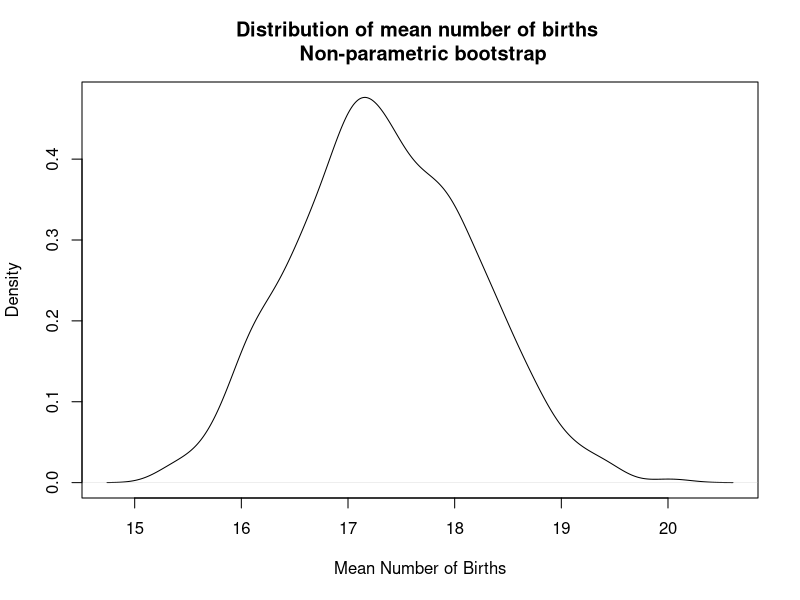
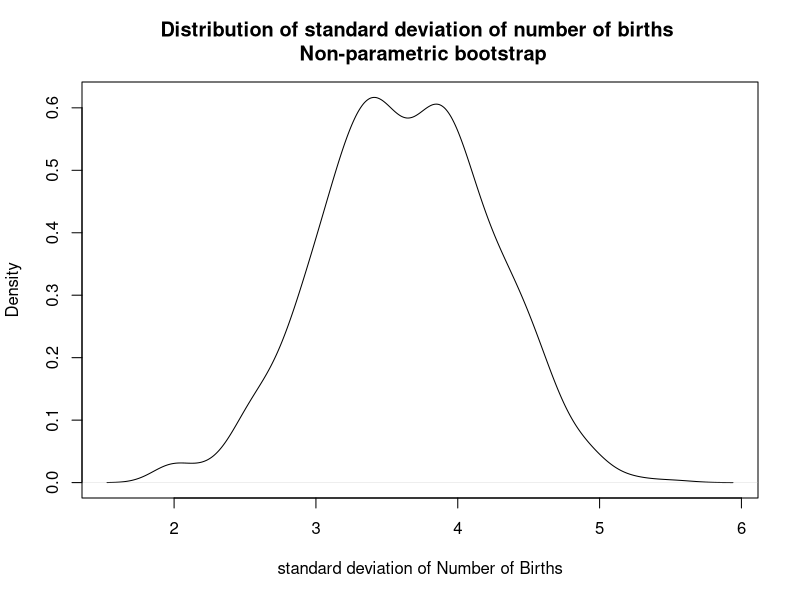
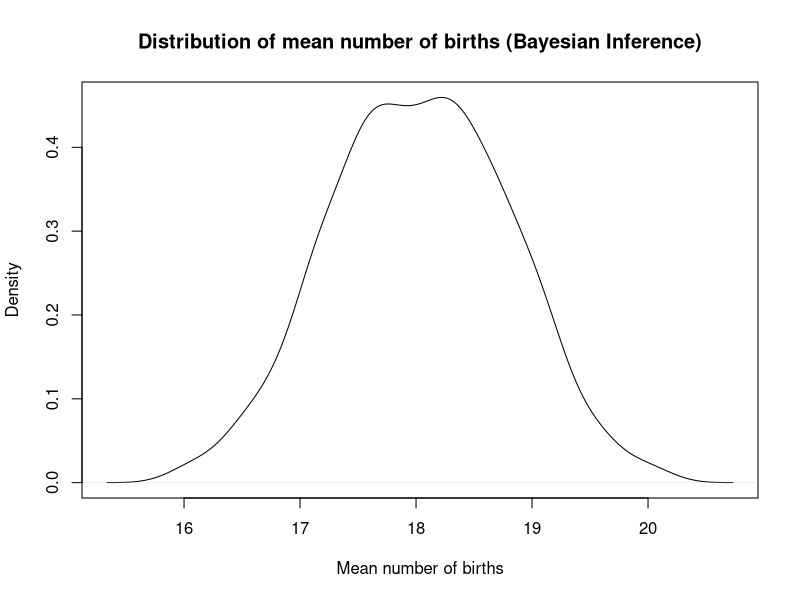
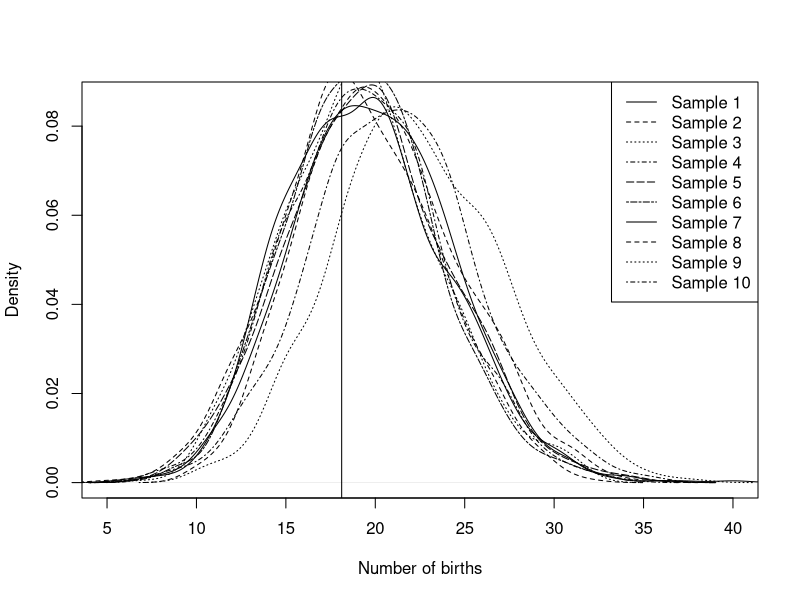
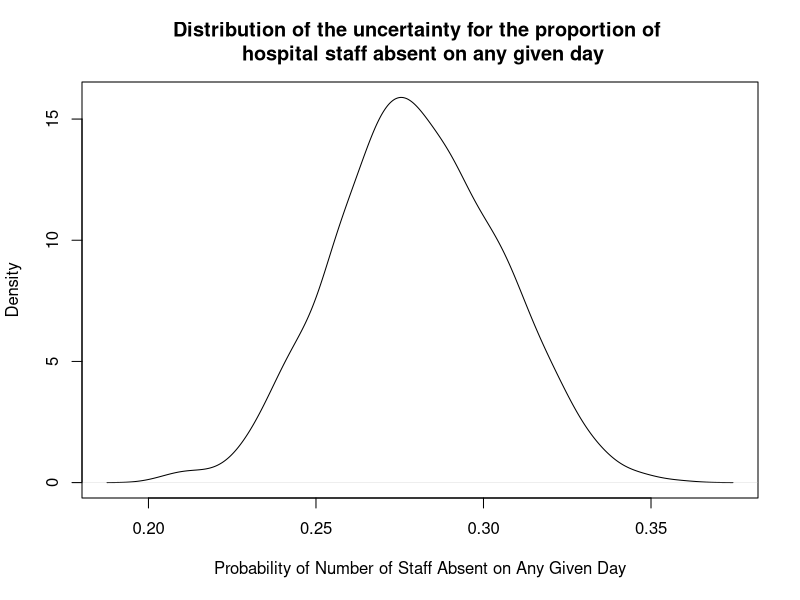
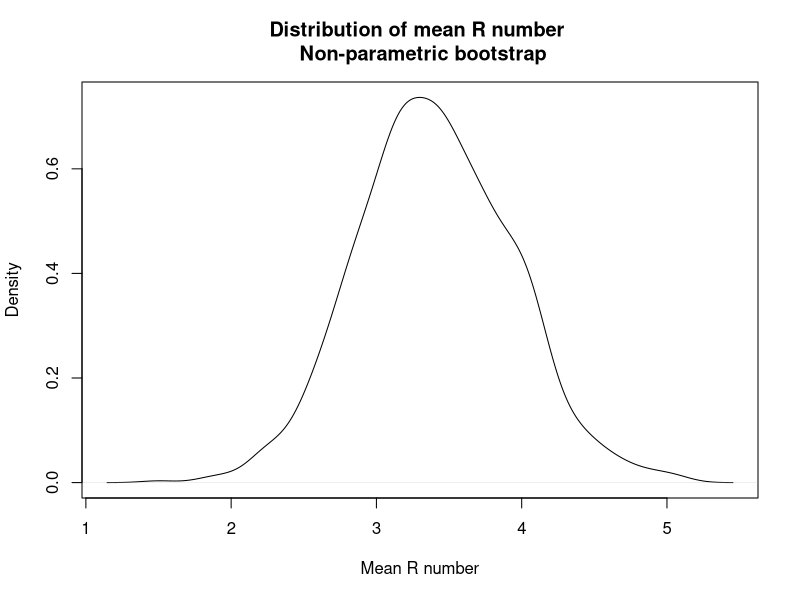
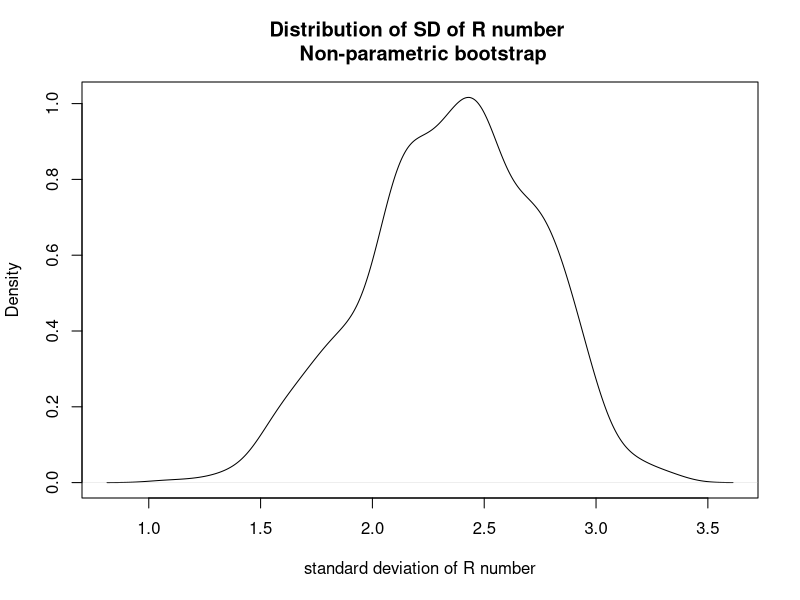
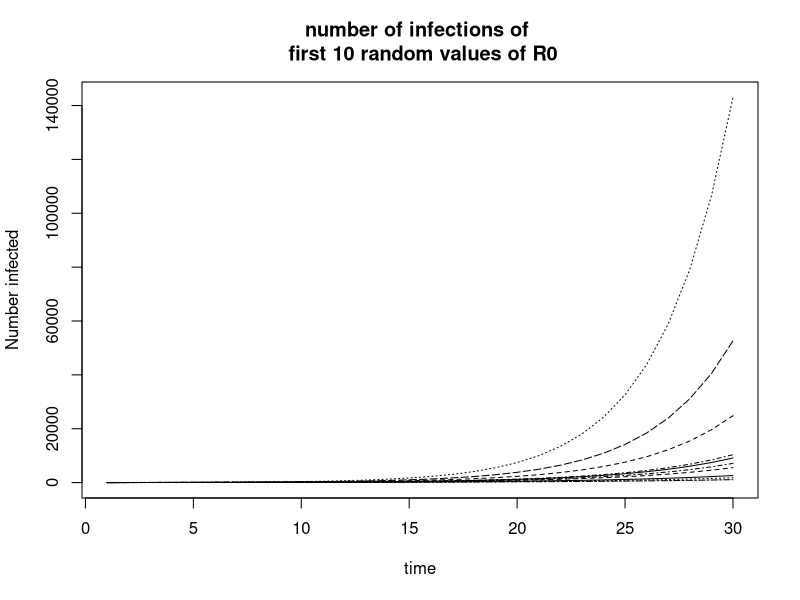

Write the R code that produced these figures, in order.
########## Revision 23/04/24 ##########

###### 2022 Past Paper #####

### 1 ###

# bootstrapping allows us to quantify the uncertainty associated with the mean number of
# births the distribution of the parameters is unknown but we are given
# data so we use non parametric bootstrapping
# we will perform a large number n, bootstrap resamples of the given data (with replacement)


no_births = c(18, 18, 17, 15, 17, 26, 23, 11, 22, 14, 19, 18, 17, 17, 16, 14, 14, 11, 21, 19)

npbs<-function(x,b){
  y<-array(dim = c(b,2))
  for(i in 1:b){
    y[i,1]<-mean(sample(x,length(x),replace=TRUE))
    y[i,2]<-sd(sample(x,length(x),replace = TRUE))
  }
  y}

# Run model and plot results 
non_para_births <-npbs(no_births,1000)

plot(density(non_para_births[,1]), xlab="Mean Number of Births", main="Distribution of mean number of births \n Non-parametric bootstrap")
plot(density(non_para_births[,2]), xlab="standard deviation of Number of Births", main="Distribution of standard deviation of number of births \n Non-parametric bootstrap")



mean(non_para_births[,1])
mean(non_para_births[,2])

quantile(non_para_births[,1], probs=seq(0,1,0.025))
quantile(non_para_births[,2], probs=seq(0,1,0.025))

# we can see that the estimated mean number of births is 17.346
# the 95% confidence interval for the mean number of births
# is (15.84875, 18.90125)
# we can be 95% confident that upon repeated sampling it is highly likely 
# that the true mean number of births lies in this interval
# the plot shows this as it has a peak at approximately 17.5

# we can see that the estimated standard deviation of number of births is 3.642
# the 95% confidence interval for the standard deviation of number of births
# is (2.491815 , 4.887302)
# we can be 95% confident that upon repeated sampling it is highly likely 
# that the true standard deviation of number of births lies in this interval

### 2 ### 

# we are given a rate of births per month so the gamma prior is the only 
# one we can use for rates
# it has a shape parameter and a rate parameter
# shape parameter alpha = 540 and rate of t = 30

alpha<-540
t<-30

rlambda<-rgamma(1000,alpha+1,t)
plot(density(rlambda), main = "Distribution of mean number of births (Bayesian Inference)", xlab = "Mean number of births")
mean(rlambda)
quantile(rlambda,seq(0,1,0.025))

# the mean number of babies born per day from the more recent survey is 18.036
# the 95% CI for the mean number born per day is (16.50809 , 19.64673)
# we can be 95% confident that the true mean number of babies born per day
# is in this interval upon repeated sampling
# the mean was lower in the previous study, i.e. the mean number of births has increased
# since 2015

### 3 ###

simul<-function(n1,n2){
  y<-array(dim=c(n1,n2));
  for(i in 1:n1){
    p<-rgamma(1,404,20);
    for(j in 1:n2){
      y[i,j]<-rpois(1,p)
    }
  }
  y
}

simulsamp = simul(10,1000)
plot(density(simulsamp[1,]), main=" ", xlim = range(simulsamp), xlab="Number of births")
for (i in 2:10){
  lines(density(simulsamp[i,]),lty=i)
}
leg<-c("Sample 1", "Sample 2","Sample 3", "Sample 4",
       "Sample 5", "Sample 6", "Sample 7", "Sample 8", "Sample 9", "Sample 10")
legend("topright",leg,lty=c(seq(1:10)))
abline(v=18.12)

for (i in 1:10) {
  print(quantile(simulsamp[i,],seq(0,1,0.025)))
  print(mean(simulsamp[i,]))
}

# the mean number of births are all around the same ~19
# the confidence intervals are all approximately the same width

# each curve has a peak which represents the mean number of births on any given day
# for each of the 10 simulations
# the locations of the peak along the x-axis varies between simulations 
# reflecting variability in the mean number of births
# this is due to the uncertainty in the birth rate

# the width of each curve shows the dispersion of the expected number of 
# births. a wider curve represents more variability in the number of births
# the curves further along the axis have a higher birth rate

### 4 ###

# we need to find the number of times the births each day exceed 29 for 
# each simulated 1000 days. 

greater_than_twenty_nine<-c()
for(i in 1:10){
  greater_than_twenty_nine[i]<-sum(simulsamp[i,]>29)/ncol(simulsamp)
}

greater_than_twenty_nine
mean(greater_than_twenty_nine)

# the average number of times the daily births exceed 29 over each of the
# ten 1000 day simulations is 2.222% 

### 5 ###

# need to have a prior of beta and a posterior of binomial
# so we need most of the values to be >0.22 with a peak in 
# the distribution at ~0.26

calc.b<-function(a, mode){
  b<-2-a+(a-1)/mode
  print(b)
}

P_B.a<-100
P_B.b<-calc.b(a=P_B.a, mode=0.28)

P_B<-rbeta(1000,P_B.a,P_B.b)

plot(density(P_B),xlab="Probability of Number of Staff Absent on Any Given Day", main = "Distribution of the uncertainty for the proportion of \n hospital staff absent on any given day")
qts<-seq(0,1,0.025)
quantile(P_B,qts)
mean(P_B)

# the mean proportion of hospital staff absent on any given day is 28.022%
# a 95% CI for the proportion of hospital staff absent on any given day is (0.231 , 0.328)
# we can be 95% confident that the true proportion of hospital staff absent on any given day
# is in this interval upon repeated sampling

# the hospital will not be able to handle as many newborns if the proportion of absentees is higher
# i.e. capacity is reduced
# the capacity is the affected parameter

### 6 ###

# a limitation is that the data given to us in Q1 could have been unrepresentative of the target population
# npbs might not characterise he tails of the distribution well given the small sample size
# the sample from q1 was quite small relative to the target population
# this would have meant the mean might not have been very accurate
# in q2 we simulated over 1000 days but not every day might have an equal chance of a child being born
# expert opinion might not be accurate
# 




###### 2021 Past Paper #####

### 1 ###

# in this case we will use non parametric bootstrapping to estimate the reproduction number 
# and its uncertainty. this is because we are given data but no distribution to sample from.
# we resample with replacement from the observed data.

covid_cases = c(4,5,2,1,0,5,8,2,2,3,5,9,0,1,3,2,6,2,3,5)

npbs<-function(x,b){
  y<-array(dim = c(b,2))
  for(i in 1:b){
    y[i,1]<-mean(sample(x,length(x),replace=TRUE))
    y[i,2]<-sd(sample(x,length(x),replace=TRUE))
  }
  y}

# Run model and plot results 
np_cov<-npbs(covid_cases,1000)

plot(density(np_cov[,1]), xlab="Mean R number", main="Distribution of mean R number \n Non-parametric bootstrap")
plot(density(np_cov[,2]), xlab="standard deviation of R number", main="Distribution of SD of R number \n Non-parametric bootstrap")

mean(np_cov[,1])
quantile(np_cov[,1], probs=seq(0,1,0.025))
mean(np_cov[,2])
quantile(np_cov[,2], probs=seq(0,1,0.025))


# we can see that the estimated mean R number is 3.4
# the estimated median R number is also 3.4
# 95% confidence interval for the distribution of estimated R0 values 
# across the bootstrap samples is from (2.44875,4.45125)
# we can be 95% confident that upon repeated sampling the true R number lies 
# in this interval
# we can see that the estimated standard deviation of R number values is 2.363202
# the median standard deviation is estimated at 2.364207
# 95% confidence interval for the estimated standard deviation of R0 values
# across the bootstrap samples is from (1.650139,3.084799)
# we can be 95% confident that upon repeated sampling the true standard deviation 
# of the R number lies in this interval

### 2 ###

# we will get the growth rate by substituting in our reproduction number into the 
# formula that is given
# then we will use this vector to evaluate at each of the given days 1:30
# by putting the number of infections into the I equation and evaluating

r = (np_cov[,1]-1)/12
quantile(r,c(0.025,0.5,0.975))

# we can see that the estimated growth rate has a 95% confidence interval going
# from 0.1207292 to 0.2876042
# we can be 95% confident that upon repeated sampling the true growth rate lies 
# in this interval

I = array(dim=c(length(r),30))
t = 1:30
for (i in 1:length(np_cov[,1])) {
  I[i,] = 20*exp(r[i]*t) #twenty initial cases, calculate I at each r, for 30 time points
}

I.day.10<-floor(I[,10])
quantile(I.day.10, seq(0,1,0.025))
median(I.day.10)

# the median number of infections at day 10 is estimated to be 147
# the 95% CI for the estimated number of infections at day 10 goes from 66 to 385
# we can be 95% confident that upon repeated sampling the true number of infections 
# at ten days lies in this interval

I.day.20<-floor(I[,20])
quantile(I.day.20, seq(0,1,0.025))
median(I.day.20)

# the median number of infections at day 20 is estimated to be 1091
# the 95% CI for the estimated number of infections at day 20 goes from 224 to 4893
# we can be 95% confident that upon repeated sampling the true number of infections 
# at 20 days lies in this interval

I.day.30<-floor(I[,30])
quantile(I.day.30, seq(0,1,0.025))
median(I.day.30)

# the median number of infections at day 30 is estimated to be 8068
# the 95% CI for the estimated number of infections at day 30 goes from 750 to 143018
# we can be 95% confident that upon repeated sampling the true number of infections 
# at 30 days lies in this interval

plot(I[1,], xlab="time", main = "number of infections of \n first 10 random values of R0", ylab="Number infected", type="l", ylim=c(0,max(I[1:10,30])))
for(i in 2:10){
  lines(I[i,], lty=i)
}

# as we can see there are multiple different lines representing different R0's
# we can see that the infection number grows exponentially with time
# but for higher R0's the infection rate is also higher meaning that the number of 
# infections grows faster with increasingly large R0's

### 3 ###

# prior distribution needed where the curve goes from 0.25 to 0.35 
# with each value equally as likely as any other value to be the the true proportion

simul<-function(n1,n2){
  y<-array(dim=c(n1,n2));
  for(i in 1:n1){
    p<-runif(1,0.25,0.35);
    for(j in 1:n2){
      y[i,j]<-rbinom(1,median(I.day.30),p)
    }
  }
  y
}
simulsamp = simul(10,1000)

plot(density(simulsamp[1,]), main=" ", ylim = c(0,0.0105), xlim = range(simulsamp), xlab="Number of hospitalisations")
for (i in 2:10){
  lines(density(simulsamp[i,]),lty=i)
}
leg<-c("Sample 1", "Sample 2","Sample 3", "Sample 4",
       "Sample 5", "Sample 6", "Sample 7", "Sample 8", "Sample 9", "Sample 10")
legend("topright", leg,lty=c(seq(1:10)))

mean(simulsamp)

p.greater.than = c()
for (i in 1:10) {
  p.greater.than[i] = sum(simulsamp[i,]>2400)/ncol(simulsamp)
}
p.greater.than

mean(simulsamp)

### 4 ###

# the proportion of hospitalizations might be different in European countries
# than in Scotland

# the sample size to estimate R0 is quite wee so when we simulate R0
# the sample mean may be unrepresentative of the true R0 mean

# non-parametric bootstrapping doesn't accurately capture the tails of the true distribution

# seasonality might affect the R number so if the cases used are not recent 
# they may not be representative of the current R0

# the growth rate equation does not take into account preventative measures that
# the government might impose to stop the spread of the virus

# might be able to plan precautionary measures from this study

# they could get an estimate for the number of beds from this study

# doesnt take into account the bed turnover rate













